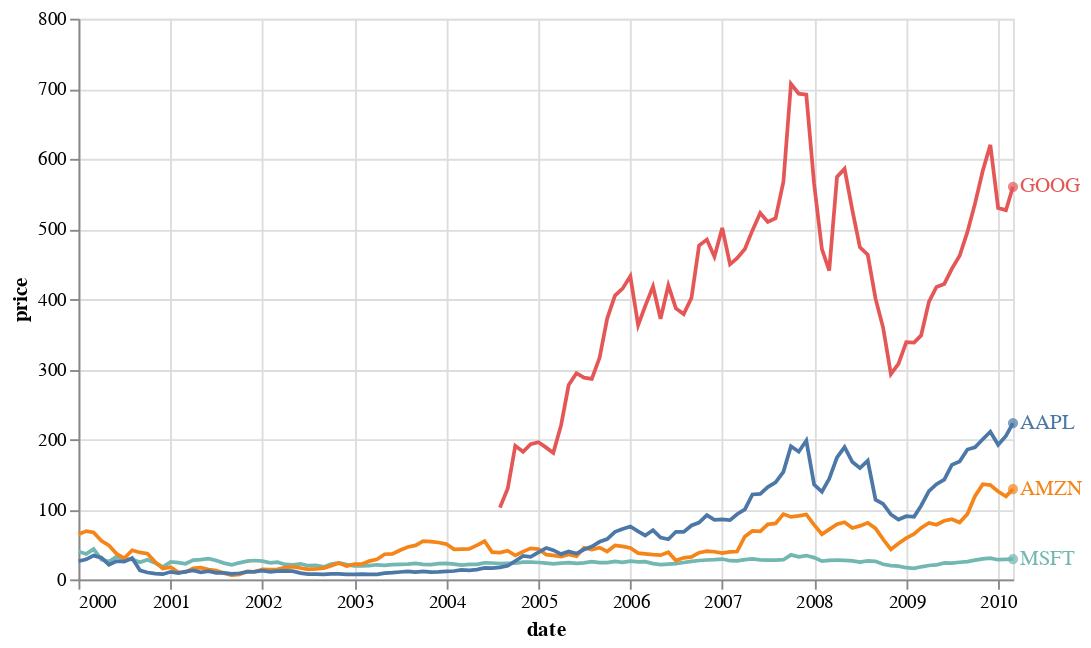

Write notebook code for a chart like this one.
### Code cell
import altair as alt
from vega_datasets import data


source = data.stocks()

base = alt.Chart(source).encode(
    alt.Color("symbol").legend(None)
).transform_filter(
    "datum.symbol !== 'IBM'"
).properties(
    width=500
)

line = base.mark_line().encode(x="date", y="price")


last_price = base.mark_circle().encode(
    alt.X("last_date['date']:T"),
    alt.Y("last_date['price']:Q")
).transform_aggregate(
    last_date="argmax(date)",
    groupby=["symbol"]
)

company_name = last_price.mark_text(align="left", dx=4).encode(text="symbol")

chart = (line + last_price + company_name).encode(
    x=alt.X().title("date"),
    y=alt.Y().title("price")
)

chart

### Figure 1 — Vega-Lite specification as saved in the notebook (floating-point values rounded to 4 significant figures; data arrays with more than 128 entries replaced by an {"elided": "..."} marker saying what was removed)
{"config": {"view": {"continuousWidth": 300, "continuousHeight": 300}}, "layer": [{"mark": {"type": "line"}, "encoding": {"color": {"field": "symbol", "legend": null, "type": "nominal"}, "x": {"field": "date", "type": "temporal"}, "y": {"field": "price", "type": "quantitative"}}, "transform": [{"filter": "datum.symbol !== 'IBM'"}]}, {"mark": {"type": "circle"}, "encoding": {"color": {"field": "symbol", "legend": null, "type": "nominal"}, "x": {"field": "last_date['date']", "type": "temporal"}, "y": {"field": "last_date['price']", "type": "quantitative"}}, "transform": [{"filter": "datum.symbol !== 'IBM'"}, {"aggregate": [{"op": "argmax", "field": "date", "as": "last_date"}], "groupby": ["symbol"]}]}, {"mark": {"type": "text", "align": "left", "dx": 4}, "encoding": {"color": {"field": "symbol", "legend": null, "type": "nominal"}, "text": {"field": "symbol", "type": "nominal"}, "x": {"field": "last_date['date']", "type": "temporal"}, "y": {"field": "last_date['price']", "type": "quantitative"}}, "transform": [{"filter": "datum.symbol !== 'IBM'"}, {"aggregate": [{"op": "argmax", "field": "date", "as": "last_date"}], "groupby": ["symbol"]}]}], "data": {"name": "data-96e857a61c6b623bafe23440d582a500"}, "encoding": {"x": {"title": "date"}, "y": {"title": "price"}}, "width": 500, "$schema": "https://vega.github.io/schema/vega-lite/v5.8.0.json", "datasets": {"data-96e857a61c6b623bafe23440d582a500": {"elided": "560 records"}}}
